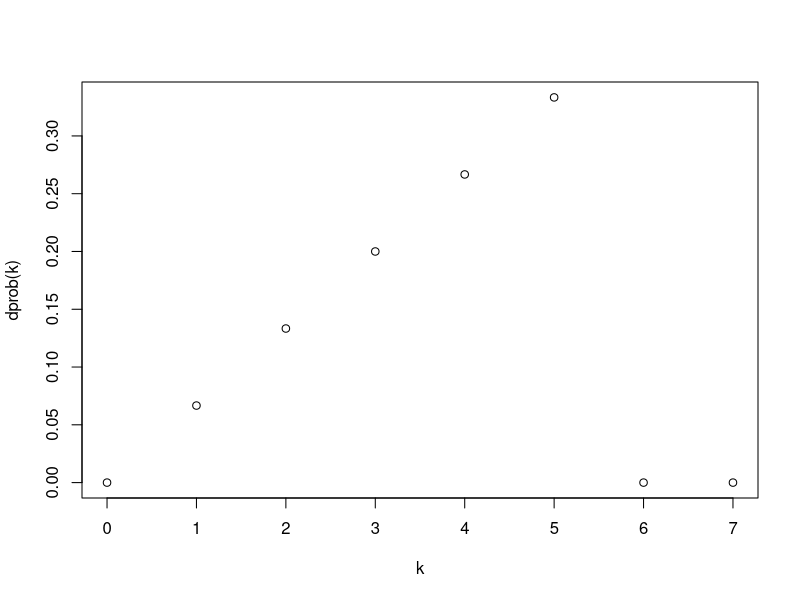
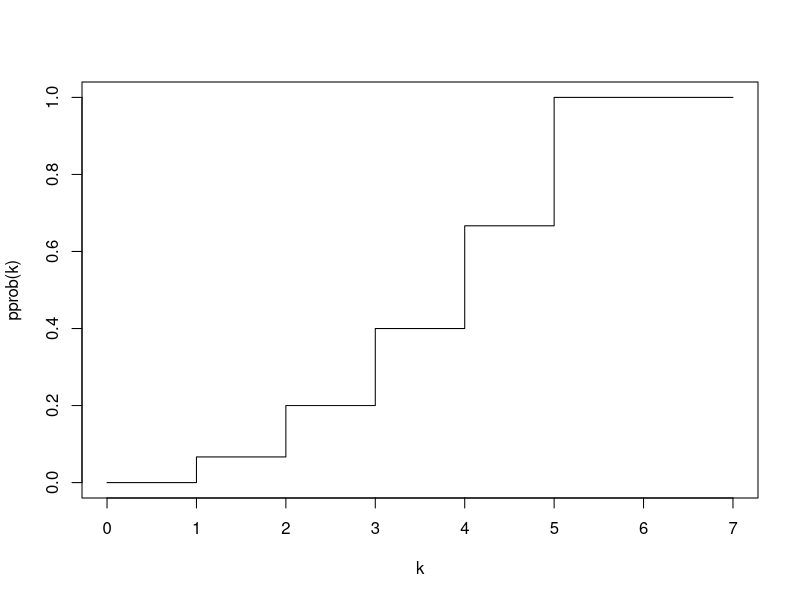
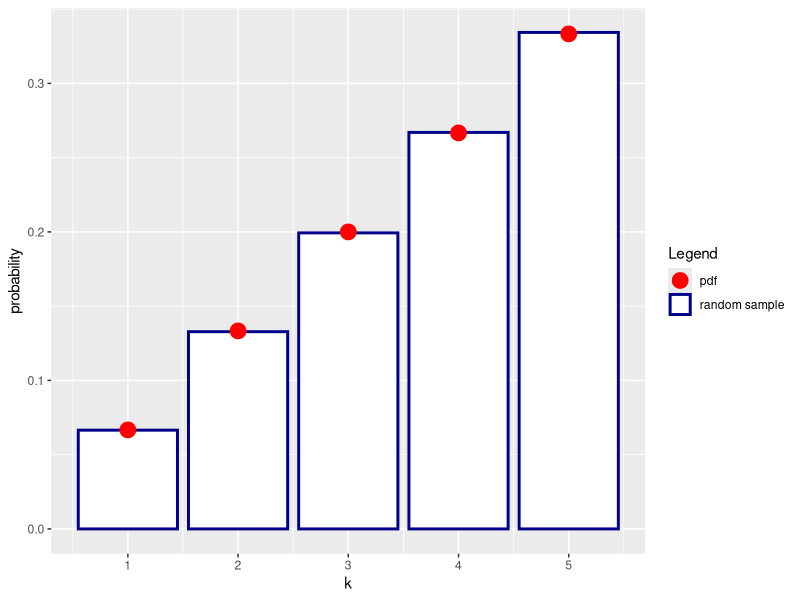

Write the R code that produced these figures, in order.
library(ggplot2)

# 1) 
# write the pdf and the cdf
dprob <- function(x) {
	pdf <- ifelse(x >= 1 & x <= 5, x/15, 0)
	return (pdf)
}

# write the cdf
pprob <- function(x) {
	cdf <- rep(0, length(x))
		for (i in 2:length(x)) {	
			cdf[i] <- cdf[i-1] + dprob(x)[i]
		}
	return(cdf)
}


# 2)
k <- seq(0, 7, 1)

# plot pdf and cdf
plot(x = k, y = dprob(k), type = "p") 
plot(x = k, y = pprob(k), type = "s") 


# 3)
# find the mean value E
E <- 0
for (i in 1:length(k)) {
	E <- E + k[i] * dprob(k)[i]
}

print(paste("The mean value of the probability distribution is: ", E))

# find the variance Var
E_2 <- 0
for (i in 1:length(k)) {
	E_2 <- E_2 + k[i]^2 * dprob(k)[i]
}

Var <- E_2 - E^2

print(paste("The variance of the probability distribution is: ", Var))


# 4)
# find the expected value E[k(6-k)]

E_6 <- 0
for (i in 1:length(k)) {
	E_6 <- E_6 + (k[i] * (6 - k[i])) * dprob(k)[i]
}

print(paste("The expected value E [k (6 − k)] of the probability distribution is: ", E_6))


# 5)
# function that samples from the pdf using the inverse method
rprob <- function(x, n){
	u <- runif(n)
	val <- rep(0, n)
	for (i in 1:n) {
		val[i] <- min(x[pprob(x) >= u[i]])
	}
	return(val)
}


# 6)
# extract 10^5 random numbers and normalize
sampling <- c(table(rprob(k,10^5)) / sum(table(rprob(k,10^5))))

# create the plot
k2 <- 1:5
df <- data.frame(k2, dprob(k2), sampling)
colors <- c("random sample" = "darkblue", "pdf" = "red")

ggplot(df) + 
  geom_col(aes(x = k2, y = sampling, color = "random sample"), linewidth = 1, fill = "white") +
  geom_point(aes(x = k2, y = dprob(k2), color="pdf"), size = 5, group = 1) +
  scale_color_manual(values = colors) +
  labs(x = "k", y = "probability", color = "Legend")




